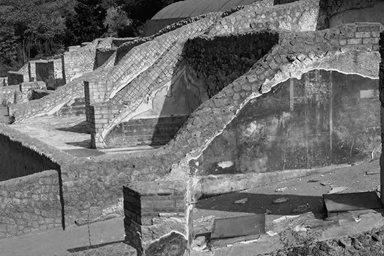
#> input picture diphw1/img/91.png, 384 x 256 px, found by its file name
$ python main.py   (Python 2 division)
#> lines starting #> are read from the running program, lines starting #| are printed output that depends on the picture
### diphw2/src/threefilter.py
from PIL import Image
import numpy as np

def filter2d(input_img, filter, size = 3):
    newimg = Image.new(input_img.mode, input_img.size)
    data = list(input_img.getdata())
    pixels = np.reshape(data, (input_img.size[1], input_img.size[0]))
    a = size/2
    b = size/2
    imgheight, imgwidth = input_img.size
    if filter == 'average':
        weight = np.full(size*size, float(1)/(size*size))
    if filter == 'laplacian':
        laplacian = np.array([[-1, -1, -1],
                              [-1,  8, -1],
                              [-1, -1, -1]])

        weight = laplacian.flatten()
    if filter == 'sobel1':
        sobel1 = np.array([[-1, -2, -1],
                           [0,  0,  0],
                           [1,  2,  1]])
        weight = sobel1.flatten()
    if filter == 'sobel2':
        sobel2 = np.array([[-1, 0, 1],
                           [-2, 0, 2],
                           [-1, 0, 1]])
        weight = sobel2.flatten()
    for y in range(input_img.size[1]):
        for x in range(input_img.size[0]):
            z = np.full(size * size, pixels[y][x])
            for j in range(y - a, y + a + 1):
                for i in range(x - b, x + b + 1):
                    if i > 0 and i < imgheight and j > 0 and j < imgwidth:
                        z[(j - y + a) * size + i - x + b] = pixels[j][i]
            newimg.putpixel((x, y), np.dot(weight, z))
    return newimg


### diphw2/src/main.py
import os
import argparse
import matplotlib
import numpy as np
import matplotlib.pyplot as plt

from threefilter import filter2d
from random import randint
from PIL import Image
from itertools import takewhile
from numpy import array
from skimage import data, img_as_float
from skimage import exposure

matplotlib.rcParams['font.size'] = 8

def equalize(data, total, level=256):
    pdf = map(lambda x: (x[1], float(x[0])/total), data)
    cdf = [sum(map(lambda x: x[1], takewhile(lambda x: x[0] <= i, pdf))) for i in range(level)]
    pixels = [round((level - 1) * i) for i in cdf]
    return pixels

def equalize_hist(input_img):
    colors = input_img.getcolors()
    numofPixels = input_img.size[0] * input_img.size[1]
    pixels = equalize(colors, numofPixels)
    output_img = Image.new(input_img.mode, input_img.size)
    for y in range(input_img.size[1]):
        for x in range(input_img.size[0]):
            output_img.putpixel((x, y), pixels[input_img.getpixel((x, y))])
    return output_img

def plot_img_and_hist(img, axes, bins=256):
    img = img_as_float(img)
    ax_img, ax_hist = axes
    ax_cdf = ax_hist.twinx()
    ax_img.imshow(img, cmap=plt.cm.gray)
    ax_img.set_axis_off()
    ax_hist.hist(img.ravel(), bins=bins, histtype='step', color='black')
    ax_hist.ticklabel_format(axis='y', style='scientific', scilimits=(0, 0))
    ax_hist.set_xlabel('Pixel intensity')
    ax_hist.set_xlim(0, 1)
    ax_hist.set_yticks([])
    img_cdf, bins = exposure.cumulative_distribution(img, bins)
    ax_cdf.plot(bins, img_cdf, 'r')
    ax_cdf.set_yticks([])
    return ax_img, ax_hist, ax_cdf

def plot_hist(input_img1, input_img2):
    img1 = array(input_img1.convert('L'))
    img2 = array(input_img2.convert('L'))
    p2, p98 = np.percentile(img1, (2, 98))
    fig, axes = plt.subplots(nrows=2, ncols=2, figsize=(8, 5))
    ax_img, ax_hist, ax_cdf = plot_img_and_hist(img1, axes[:, 0])
    ax_img.set_title('Original image')
    y_min, y_max = ax_hist.get_ylim()
    ax_hist.set_ylabel('Number of pixels')
    ax_hist.set_yticks(np.linspace(0, y_max, 5))
    ax_img, ax_hist, ax_cdf = plot_img_and_hist(img2, axes[:, 1])
    ax_img.set_title('Histogram equalization')
    ax_cdf.set_ylabel('Fraction of total intensity')
    ax_cdf.set_yticks(np.linspace(0, 1, 5))
    fig.subplots_adjust(wspace=0.4)
    fig.savefig('../result/plot.png')

def findPatch(input_img, width, height, key):
    data = list(input_img.getdata())
    pixels = np.reshape(data, (input_img.size[0], input_img.size[1]))
    x = key / (input_img.size[0] - width + 1)
    y = key % (input_img.size[0] - width + 1)
    return pixels[x:x + height, y:y + width]

def view_as_window(input_img, width, height):
    out = Image.new(input_img.mode, (width, height))
    xrandom = randint(0, input_img.size[0] - width)
    yrandom = randint(0, input_img.size[1] - height)
    for y in range(yrandom, yrandom + height):
        for x in range(xrandom, xrandom + width):
            out.putpixel((x - xrandom, y - yrandom), input_img.getpixel((x, y)))
    return out

def main():
    input_img = Image.open('../img/91.png')
#> input_img is the input picture: PIL image 384x256 L; min 0, max 255, mean 112.2
    output_img = equalize_hist(input_img)
#> in equalize_hist, `colors = input_img.getcolors()`: colors = 255 pairs, first value 1 to 1095, second value 0 to 255
#> in equalize, `pdf = map(lambda x: (x[1], float(x[0])/total), data)`: pdf = 255 pairs, first value 0 to 255, second value 1.02e-05 to 0.0111
#> in equalize, `cdf = [sum(map(lambda x: x[1], takewhile(lambda x: x[0] <= i, pdf))) f..`: cdf = 256 values from 0.000224 to 1
#> in equalize, `pixels = [round((level - 1) * i) for i in cdf]`: pixels = 256 values from 0 to 255
#> in equalize_hist, `output_img = Image.new(input_img.mode, input_img.size)`: output_img: PIL image 384x256 L; every value is 0
#> after the loop in equalize_hist, `for y in range(input_img.size[1]):`:
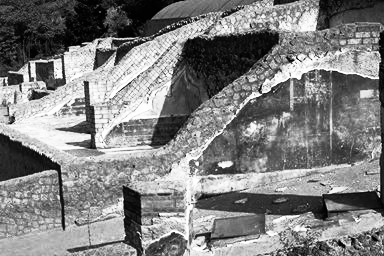
#> output_img: PIL image 384x256 L; min 0, max 255, mean 128.2
    plot_hist(input_img, output_img)
#> in plot_hist, `p2, p98 = np.percentile(img1, (2, 98))`: p2 = 14; p98 = 208
#> in plot_img_and_hist, `img_cdf, bins = exposure.cumulative_distribution(img, bins)`: img_cdf = 256 values from 0.000224 to 1; bins = 256 values from 0.00195 to 0.998
#> in plot_hist, `y_min, y_max = ax_hist.get_ylim()`: y_min = 0; y_max = 1149.8
#> in plot_hist, `fig.savefig('../result/plot.png')`:
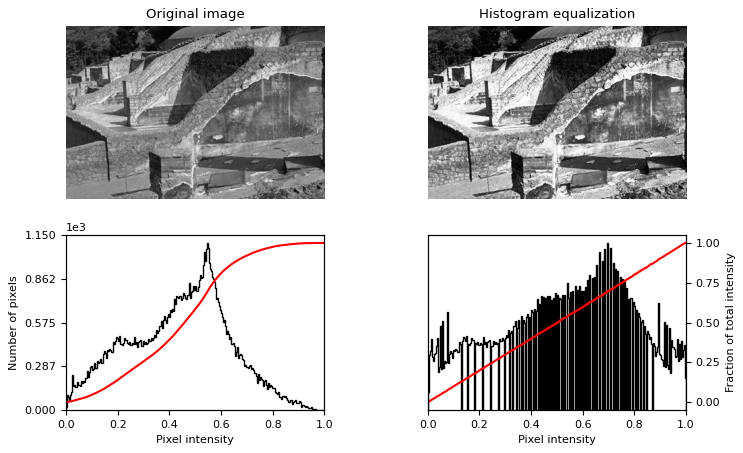
#> figure drawn by matplotlib, 6 panels; panel 6: curve peaks at x = 0.998, y = 1
    output_img.save('../result/histogramEqu.png')
    filter2d(input_img, 'average', 3).save('../result/averageFilter_3_3.png')
#> in filter2d, `data = list(input_img.getdata())`: data = 98304 items
    filter2d(input_img, 'average', 7).save('../result/averageFilter_7_7.png')
    filter2d(input_img, 'average', 11).save('../result/averageFilter_11_11.png')
    filter2d(input_img, 'laplacian').save('../result/laplacian.png')
    filter2d(input_img, 'sobel1').save('../result/sobel_1.png')
    filter2d(input_img, 'sobel2').save('../result/sobel_2.png')
    for i in range(8):
        view_as_window(input_img, 96, 64).save('../result/viewAsWindow_96_64_' + str(i+1) + '.png')
        view_as_window(input_img, 50, 50).save('../result/viewAsWindow_50_50_' + str(i+1) + '.png')

if __name__ == "__main__":
#> (the run stopped early here; a loop or call above may not have finished)
